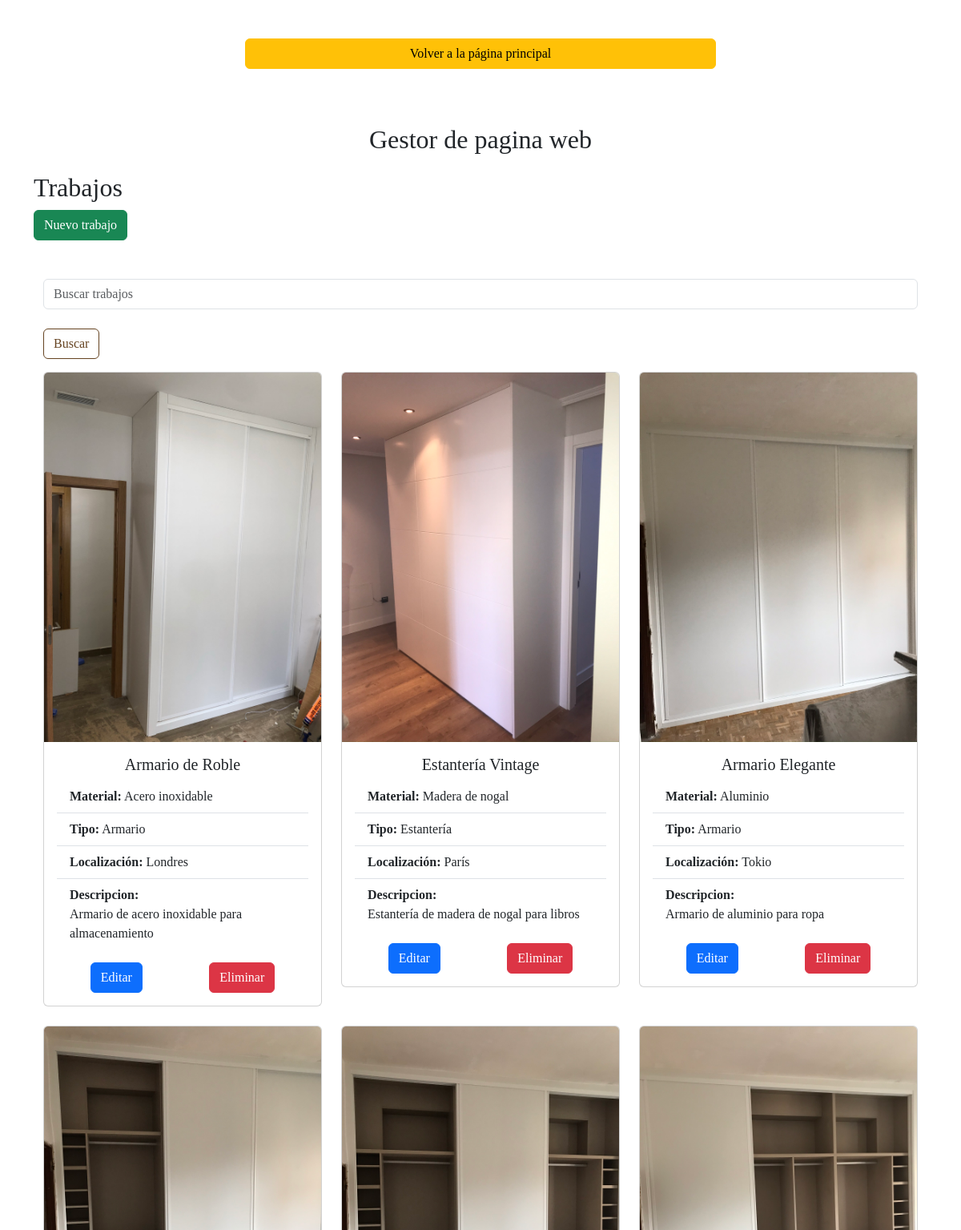
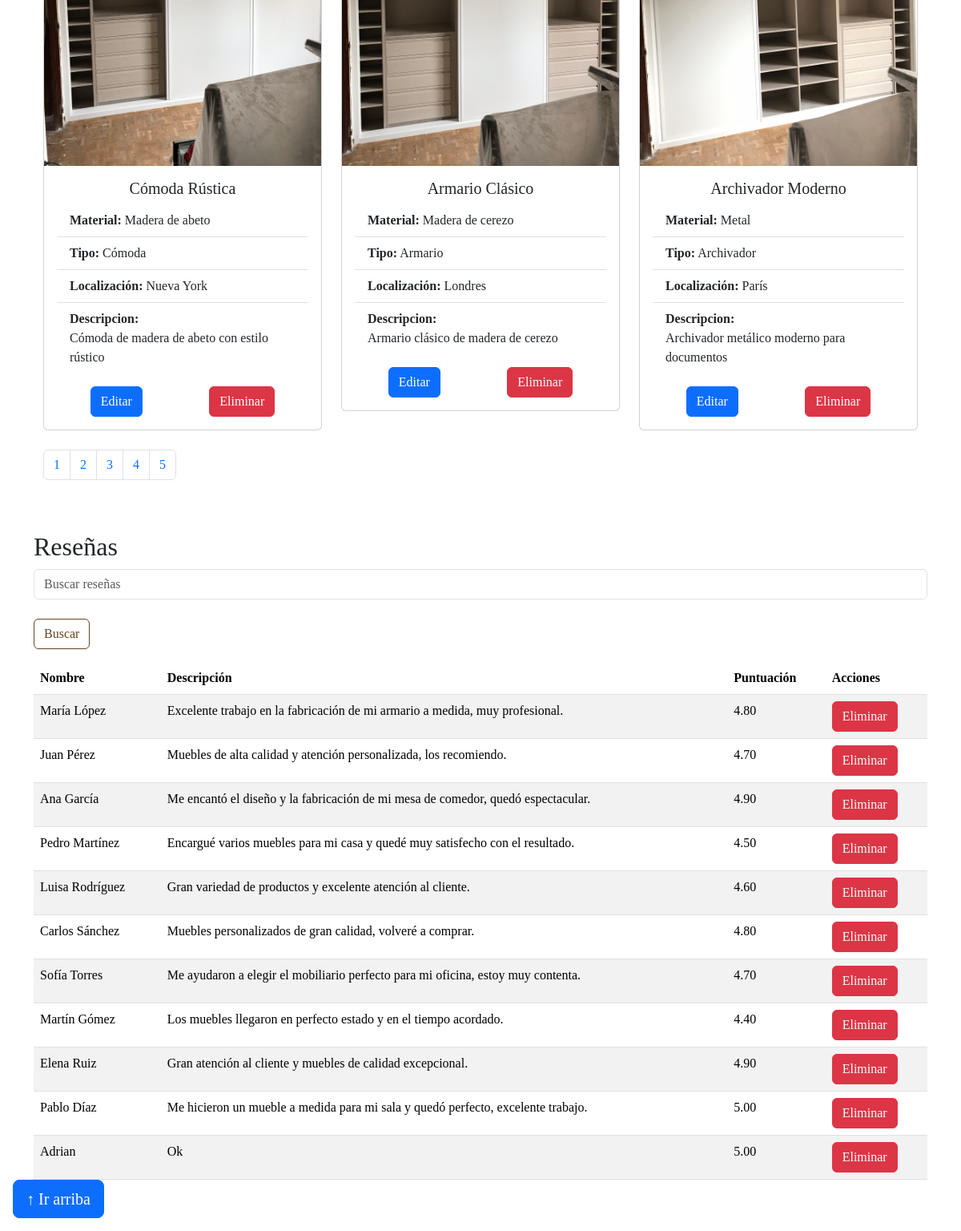
Screenshot of /crud.php with the database file from the repository (2 pictures, top to bottom).
### tables this page shows
CREATE TABLE `trabajos` (
  `id` int(11) NOT NULL AUTO_INCREMENT,
  `nombre` varchar(255) DEFAULT NULL,
  `material` varchar(255) DEFAULT NULL,
  `tipo` varchar(255) DEFAULT NULL,
  `localizacion` varchar(150) NOT NULL,
  `descripcion` varchar(255) NOT NULL,
  `imagen` varchar(50) NOT NULL,
  PRIMARY KEY (`id`)
);

CREATE TABLE `resenas` (
  `id` int(11) NOT NULL AUTO_INCREMENT,
  `nombre` varchar(255) DEFAULT NULL,
  `descripcion` mediumtext DEFAULT NULL,
  `puntuacion` decimal(3,2) DEFAULT NULL,
  PRIMARY KEY (`id`)
);

### crud.php (the view, shortened to what this page needs)
<!DOCTYPE html>
<html lang="es">
<head>
	<link rel="stylesheet" type="text/css" href="css/bootstrap.css">
	<link rel="stylesheet" type="text/css" href="css/normalize.css">
	<link rel="stylesheet" type="text/css" href="css/style.css">
</head>
<body>
    <div class="container-fluid">
        <div class="row">
            <div class="col-12">
                <br><br>
                <div class="d-grid gap-2 col-6 mx-auto">
                    <a href="index.php" class="btn btn-warning">Volver a la página principal</a>
                </div>
            </div>
        </div>
    </div>
    <br><br>
    <div class="container">
        <h1 class="text-center">Gestor de pagina web</h1>
        <h2>Trabajos</h2>
        <a class='nav-linkk' href='nueva.php'>
            <div class='nueva btn btn-success'>
                Nuevo trabajo
            </div>
        </a>
        <div class="container mt-5">
    <form class="form-inline mb-3" method="GET" action="">
        <input class="form-control mr-sm-2" type="search" placeholder="Buscar trabajos" aria-label="Buscar trabajos" name="r">
        <br>
        <button class="btn btn-outline-primary my-2 my-sm-0" type="submit">Buscar</button>
    </form>
    <?php
    include 'includes/conexion.php';
    $registros_por_pagina = 6;
    $pagina_actual = isset($_GET['pagina']) ? $_GET['pagina'] : 1;
    $offset = ($pagina_actual - 1) * $registros_por_pagina;
    if (isset($_GET['r'])) {
        $search_query = $_GET['r'];
        $sql = "SELECT * FROM trabajos WHERE
        nombre LIKE '%$search_query%' OR
        descripcion LIKE '%$search_query%' OR
        material LIKE '%$search_query%' OR
        tipo LIKE '%$search_query%' OR
        localizacion LIKE '%$search_query%'
        LIMIT $offset, $registros_por_pagina";
    } else {
        $sql = "SELECT * FROM trabajos LIMIT $offset, $registros_por_pagina";
    }
    $result = mysqli_query($mysqli, $sql);
    if (mysqli_num_rows($result) > 0) {
        echo '<div class="row">';
        while ($row = mysqli_fetch_assoc($result)) {
            echo '<div class="col-md-4 mb-4">';
            echo '<div class="card">';
            echo '<img src="img/' . $row["imagen"] . '" class="card-img-top img-fluid" alt="' . $row["nombre"] . '">';
            echo '<div class="card-body">';
            echo '<h5 class="card-title text-center">' . $row["nombre"] . '</h5>';
            echo '<ul class="list-group list-group-flush">';
            echo '<li class="list-group-item"><strong>Material:</strong> ' . $row["material"] . '</li>';
            echo '<li class="list-group-item"><strong>Tipo:</strong> ' . $row["tipo"] . '</li>';
            echo '<li class="list-group-item"><strong>Localización:</strong> ' . $row["localizacion"] . '</li>';
            echo '<li class="list-group-item"><strong>Descripcion:</strong><br> ' . $row["descripcion"] . '</li>';
            echo '</ul>';
            echo '<div class="text-center mt-3 d-flex justify-content-around">';
            echo "<a href='editartrabajo.php?id=" . $row['id'] . "' class='btn btn-primary mr-2'>Editar</a>";
            echo "<a href='eliminartrabajo.php?id=" . $row['id'] . "' class='btn btn-danger'>Eliminar</a>";
            echo '</div>';
            echo '</div>';
            echo '</div>';
            echo '</div>';
        }
        echo '</div>';
        $sql_total = "SELECT COUNT(*) as total FROM trabajos";
        $result_total = mysqli_query($mysqli, $sql_total);
        $row_total = mysqli_fetch_assoc($result_total);
        $total_registros = $row_total['total'];
        $total_paginas = ceil($total_registros / $registros_por_pagina);
        echo '<nav aria-label="Page navigation d-flex justify-content-center">';
        echo '<ul class="pagination">';
        for ($i = 1; $i <= $total_paginas; $i++) {
            echo '<li class="page-item"><a class="page-link" href="?pagina=' . $i . '">' . $i . '</a></li>';
        }
        echo '</ul>';
        echo '</nav>';
    } else {
        echo "<p class='container mt-5'>No hay trabajos disponibles</p>";
    }
    ?>
        </div>
        <div class="row">
        <div class="container mt-5">
    <h2>Reseñas</h2>
    <form class="form-inline mb-3" method="GET" action="">
        <input class="form-control mr-sm-2" type="search" placeholder="Buscar reseñas" aria-label="Buscar reseñas" name="q">
        <br>
        <button class="btn btn-outline-primary my-2 my-sm-0" type="submit">Buscar</button>
    </form>
    <?php
    include 'includes/conexion.php';
    if (isset($_GET['q'])) {
        $search_query = $_GET['q'];
        $sql = "SELECT * FROM resenas WHERE nombre LIKE '%$search_query%' OR descripcion LIKE '%$search_query%'";
    } else {
        $sql = "SELECT * FROM resenas";
    }
    $result = mysqli_query($mysqli, $sql);
    if (mysqli_num_rows($result) > 0) {
        echo '<div class="table-responsive">';
        echo '<table class="table table-striped">';
        echo '<thead>';
        echo '<tr>';
        echo '<th>Nombre</th>';
        echo '<th>Descripción</th>';
        echo '<th>Puntuación</th>';
        echo '<th>Acciones</th>';
        echo '</tr>';
        echo '</thead>';
        echo '<tbody>';
        while ($row = $result->fetch_assoc()) {
            echo '<tr>';
            echo '<td>' . $row["nombre"] . '</td>';
            echo '<td>' . $row["descripcion"] . '</td>';
            echo '<td>' . $row["puntuacion"] . '</td>';
            echo '<td>';
            echo "<a href='eliminar.php?id=" . $row['id'] . "' class='btn btn-danger'>Eliminar</a>";
            echo '</td>';
            echo '</tr>';
        }
        echo '</tbody>';
        echo '</table>';
        echo '</div>';
    } else {
        echo "<p>No hay reseñas disponibles</p>";
    }
    ?>
</div>
        </div>
    </div>
    <br><br>
    <div class="container-fluid">
        <div class="fixed-bottom m-3">
            <a href="#top" class="btn btn-primary btn-lg">↑ Ir arriba</a>
        </div>
    </div>
</body>
</html>

### css/style.css (style rules this page uses)
:root { --colorPrimario: #B5651D; --colorRojizoOscuro: #800000; --colorOscuro: #654321; --coloramarillo: #FDFD96; --colorSecundario: #DEB887; }
* { font-family: jac; }
.btn-outline-primary { --bs-btn-color: var(--colorOscuro); --bs-btn-border-color: var(--colorOscuro); --bs-btn-hover-color: #fff; --bs-btn-hover-bg: var(--colorOscuro); --bs-btn-hover-border-color: var(--colorOscuro); --bs-btn-focus-shadow-rgb: 13, 110, 253; --bs-btn-active-color: #fff; --bs-btn-active-bg: var(--colorOscuro); --bs-btn-active-border-color: var(--colorOscuro); --bs-btn-active-shadow: inset 0 3px 5px rgba(0, 0, 0, 0.125); --bs-btn-disabled-color: var(--colorOscuro); --bs-btn-disabled-bg: transparent; --bs-btn-disabled-border-color: var(--colorOscuro); --bs-gradient: none; }

### rows the page displays
trabajos: imagen (picture), nombre "Armario de Roble", material "Acero inoxidable", tipo "Armario", localizacion "Londres", descripcion "Armario de acero inoxidable para almacenamiento"
trabajos: imagen (picture), nombre "Estantería Vintage", material "Madera de nogal", tipo "Estantería", localizacion "París", descripcion "Estantería de madera de nogal para libros"
trabajos: imagen (picture), nombre "Armario Elegante", material "Aluminio", tipo "Armario", localizacion "Tokio", descripcion "Armario de aluminio para ropa"
trabajos: imagen (picture), nombre "Cómoda Rústica", material "Madera de abeto", tipo "Cómoda", localizacion "Nueva York", descripcion "Cómoda de madera de abeto con estilo rústico"
trabajos: imagen (picture), nombre "Armario Clásico", material "Madera de cerezo", tipo "Armario", localizacion "Londres", descripcion "Armario clásico de madera de cerezo"
trabajos: imagen (picture), nombre "Archivador Moderno", material "Metal", tipo "Archivador", localizacion "París", descripcion "Archivador metálico moderno para documentos"
resenas: nombre "María López", descripcion "Excelente trabajo en la fabricación de mi armario a medida, muy profesional.", puntuacion "4.80"
resenas: nombre "Juan Pérez", descripcion "Muebles de alta calidad y atención personalizada, los recomiendo.", puntuacion "4.70"
resenas: nombre "Ana García", descripcion "Me encantó el diseño y la fabricación de mi mesa de comedor, quedó espectacular.", puntuacion "4.90"
resenas: nombre "Pedro Martínez", descripcion "Encargué varios muebles para mi casa y quedé muy satisfecho con el resultado.", puntuacion "4.50"
resenas: nombre "Luisa Rodríguez", descripcion "Gran variedad de productos y excelente atención al cliente.", puntuacion "4.60"
resenas: nombre "Carlos Sánchez", descripcion "Muebles personalizados de gran calidad, volveré a comprar.", puntuacion "4.80"
resenas: nombre "Sofía Torres", descripcion "Me ayudaron a elegir el mobiliario perfecto para mi oficina, estoy muy contenta.", puntuacion "4.70"
resenas: nombre "Martín Gómez", descripcion "Los muebles llegaron en perfecto estado y en el tiempo acordado.", puntuacion "4.40"
resenas: nombre "Elena Ruiz", descripcion "Gran atención al cliente y muebles de calidad excepcional.", puntuacion "4.90"
resenas: nombre "Pablo Díaz", descripcion "Me hicieron un mueble a medida para mi sala y quedó perfecto, excelente trabajo.", puntuacion "5.00"
resenas: nombre "Adrian", descripcion "Ok", puntuacion "5.00"
